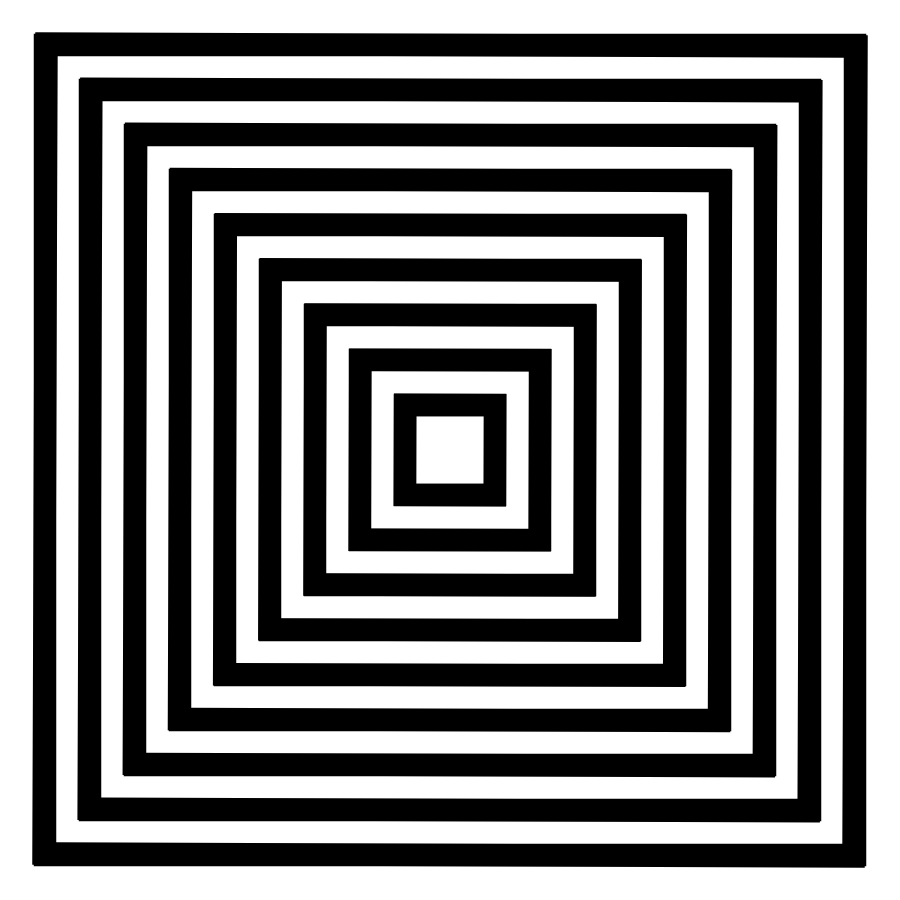
Frame 1 (no input)
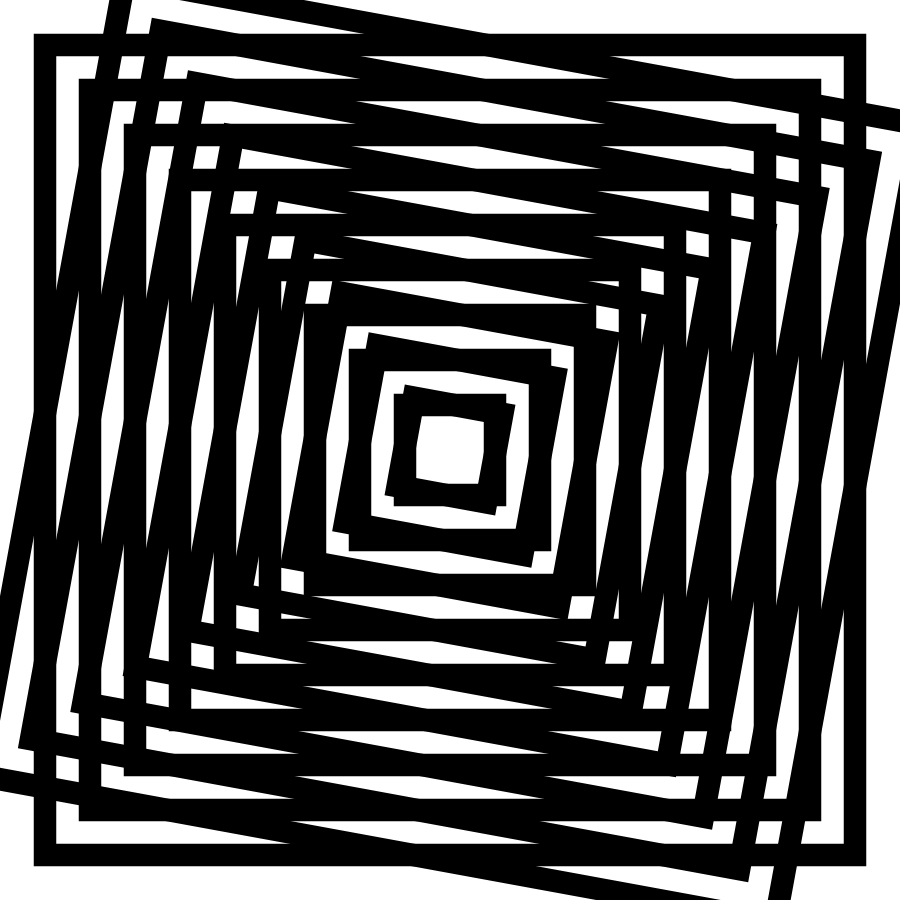
Frame 60 (no input)
Frame 120 (the mouse pressed at the canvas centre since frame 60): identical to frame 60, image omitted

The p5.js sketch that drew these frames (run headless with seeded random() and noise() and a simulated clock; from frame 60 on, the mouse is pressed at the canvas centre):

// p5.js sketch
// ── sketch.js
let bg = 'rgb(255, 255, 255)';
let fg = '#333333';

function setup() {
  createCanvas(900, 900);
  pixelDensity(1);
  rectMode(CENTER);
}

function draw() {
  background(bg);
  stroke(0);
  noFill();
  
  let amount = 10;
  let stepSize = width/amount;
  
  push();
  translate(width/2, height/2);
  
  for ( let i = 0; i < amount; i++) {
    strokeWeight(stepSize/4);
    square(0, 0, i * stepSize);
  }
  pop();
  
  push();
  translate(width/2, height/2);
  let wave = sin(radians(frameCount)) * 12; 
  rotate(radians(wave));
  for ( let i = 0; i < amount; i++) {
    strokeWeight(stepSize/4);
    square(0, 0, i * stepSize);
  }
  pop();
}
